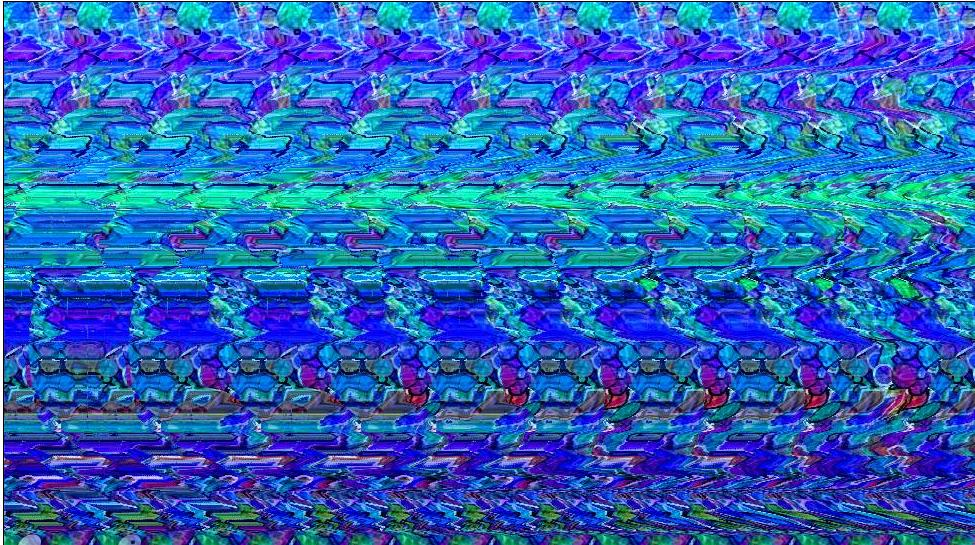
#> input picture examples/1.jpg, 975 x 545 px
$ python -i magiceye_solver.py   (imports and definitions only)   (Python 2 division)
#> lines starting #> are read from the running program, lines starting #| are printed output that depends on the picture
#> in magiceye_solve_file, image is the input picture: shape (545, 975, 3); mean R, G, B 44.9, 97.6, 182.6
from argparse import ArgumentParser
import numpy as np
from scipy.ndimage import filters
import matplotlib as mpl
# [1 line not run here, left out]
import matplotlib.pyplot as plt
try:
    from skimage import filter as ski_filter
    from skimage import exposure
except:
    ski_filter = None

from scipy.signal import fftconvolve


def offset(img):
    """
    calculates the offset that defines the stereoscopic effect
    """
    img = img - img.mean()
    ac = fftconvolve(img, np.flipud(np.fliplr(img)), mode='same')
    ac = ac[len(ac) / 2]
    idx = np.where((ac - np.median(ac)) / ac.std() > 3)[0]
    diffs = []
    diffs = np.ediff1d(idx)
    return np.max(diffs)


def shift_pic(img):
    """
    Shifts an image using numpy.roll
    """
    gap = offset(img)
    m, n = img.shape
    shifted = np.zeros((m, n))
    for i in range(int(gap)):
        shifted += np.roll(img, -i, axis=1)
    return shifted[:, :-gap]


def post_process(img):
    """
    Post-processes the results using skimage filters
    """
    filt_1 = ski_filter.hprewitt(img)
    filt_2 = exposure.equalize_hist(filt_1)

    return filt_2


def solve(x):
    """
    Solves the autostereogram image represented by the ndarray, x
    """
    shape = x.shape
#> shape = (545, 975, 3)
    if len(shape) >= 3:
        m, n, c = shape
#> m = 545; n = 975; c = 3
        color_image = True
    else:
        m, n, c = shape[0], shape[1], 1
        color_image = False
    solution = np.zeros((m, c * n),  dtype=float)
    for i in range(c):
        if color_image:
            color = x[:, :, i]
        else:
            color = x
        if color.std() == 0.0:
            continue
        shifted = shift_pic(color)
        filt_1 = filters.prewitt(shifted)
        filt_2 = filters.uniform_filter(filt_1, size=(5, 5))
        if ski_filter:
            filt_2 = post_process(filt_2)
        m, n = filt_2.shape
        solution[:m, i * n:i * n + n] = filt_2
#> this loop made 1 pass
#> gap in shift_pic on pass 1: 98
#> pass 1, in solve, `color = x[:, :, i]`:
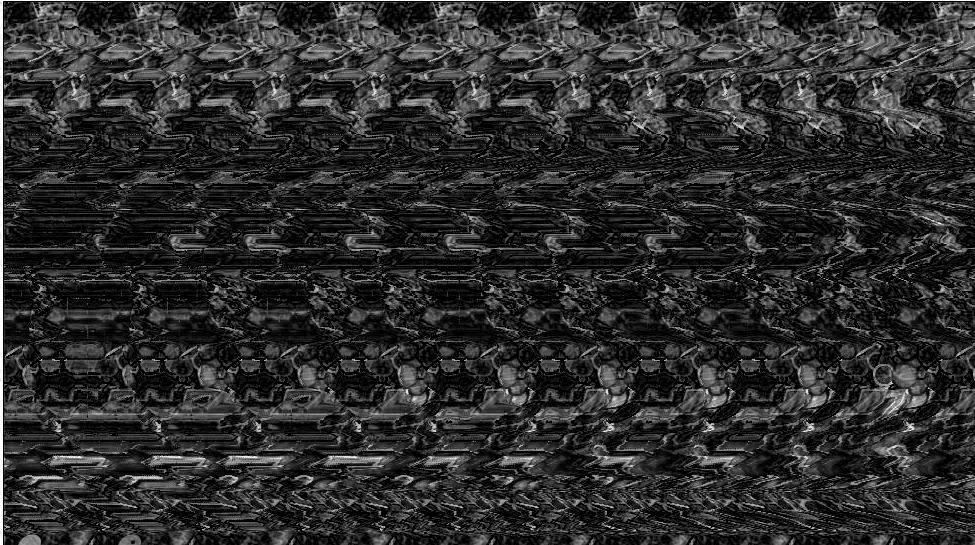
#> color: shape (545, 975); min 0, max 255, mean 44.9
#> pass 1, in offset, `ac = fftconvolve(img, np.flipud(np.fliplr(img)), mode='same')`:
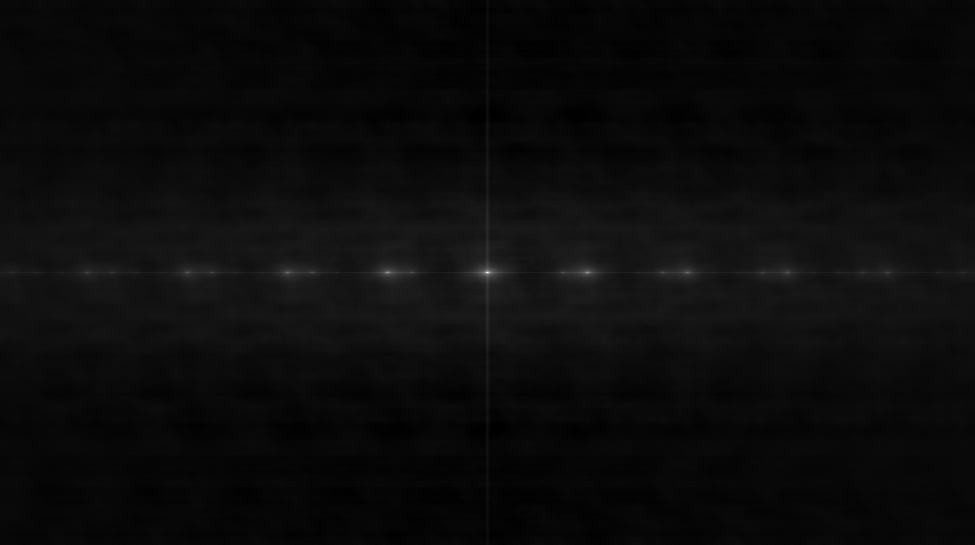
#> ac: shape (545, 975) float64; min -48393037.3, max 1e+09, mean -71766.9; drawn with min black and max white
#> pass 1, in solve, `shifted = shift_pic(color)`:
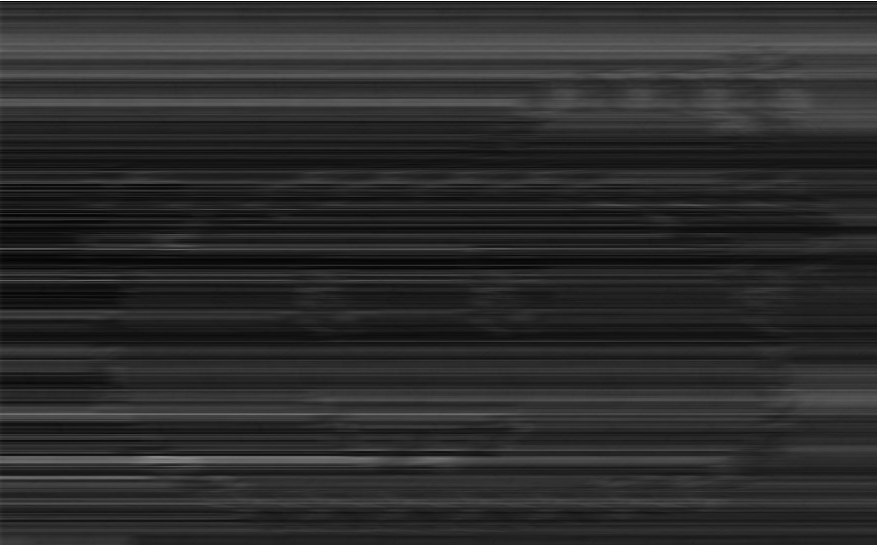
#> shifted: shape (545, 877) float64; min 2, max 24729, mean 4345.9; drawn with min black and max white
#> after the loop:
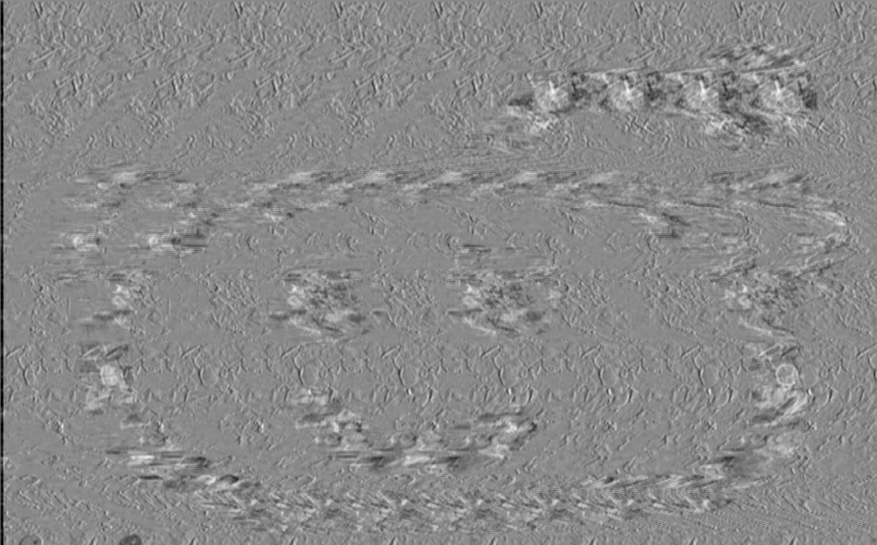
#> filt_1: shape (545, 877) float64; min -1530, max 1296, mean -1.9; drawn with min black and max white
#> after the loop: solution: shape (545, 2925) float64; every value is 0

    return solution[:, :c * n]


def magiceye_solve_file(fname, output_name=None):
    """
    Loads an image from disk, solves it, and saves it.
    """

    if not output_name:
        output_name = ''.join([fname.split(".")[0], '-solution.png'])

    image = plt.imread(fname)
    solved = solve(image)

    f = plt.figure(frameon=False)
    ax = f.add_subplot(111)
    plt.imshow(solved, cmap=plt.cm.gray)
    ax.set_axis_off()
    ax.autoscale_view(True, True, True)
    f.savefig(output_name, bbox_inches='tight')
    plt.close()


def magiceye_solve_cli():
    """
    Provides a command-line interface to magiceye_solver
    """

    parser = ArgumentParser()
    parser.add_argument("f", help='Source image filename')
    parser.add_argument("-o", default="", help='Output filename')
    args = vars(parser.parse_args())
    src = args['f']
    fn = args['o']

    magiceye_solve_file(src, output_name=fn)

#> (the run stopped early here; a loop or call above may not have finished)

$ run again, on examples/4.jpg
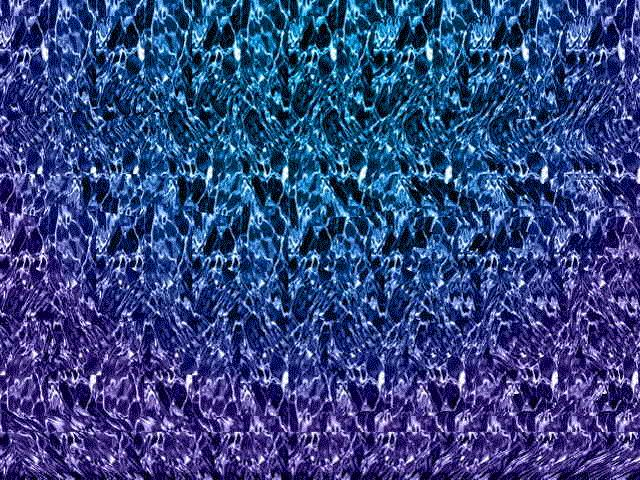
#> input picture examples/4.jpg, 640 x 480 px
#> in magiceye_solve_file, image is the input picture: shape (480, 640, 3); mean R, G, B 52.6, 70.1, 129.1
#> the loop in solve, `for i in range(c):` made 1 pass
#> gap in shift_pic on pass 1: 93
#> pass 1, in offset, `ac = fftconvolve(img, np.flipud(np.fliplr(img)), mode='same')`:
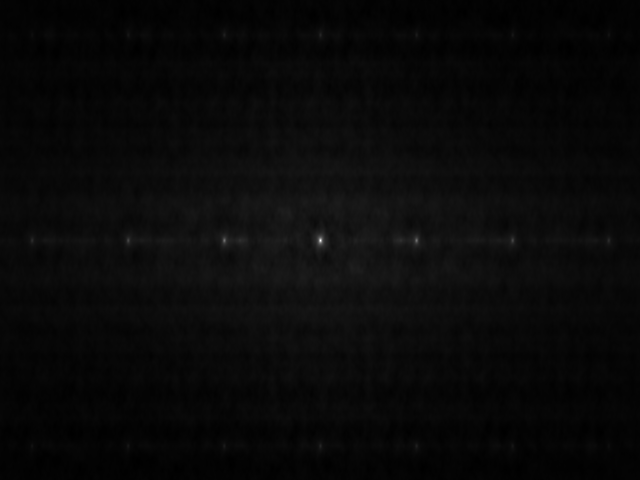
#> ac: shape (480, 640) float64; min -23453964.9, max 925530296.8, mean 11158237.7; drawn with min black and max white
#> after the loop in solve, `for i in range(c):`:
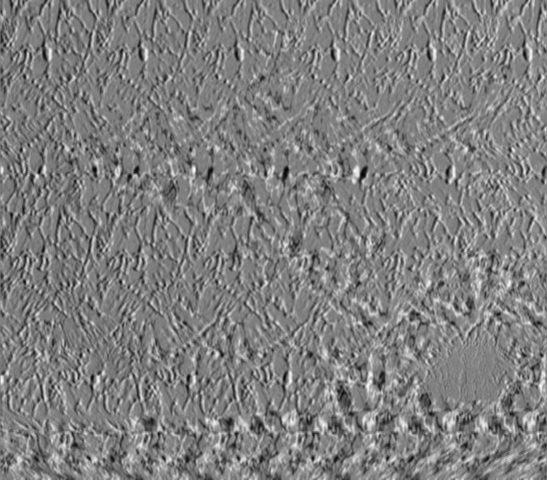
#> filt_1: shape (480, 547) float64; min -1463, max 1453, mean -0.8; drawn with min black and max white
